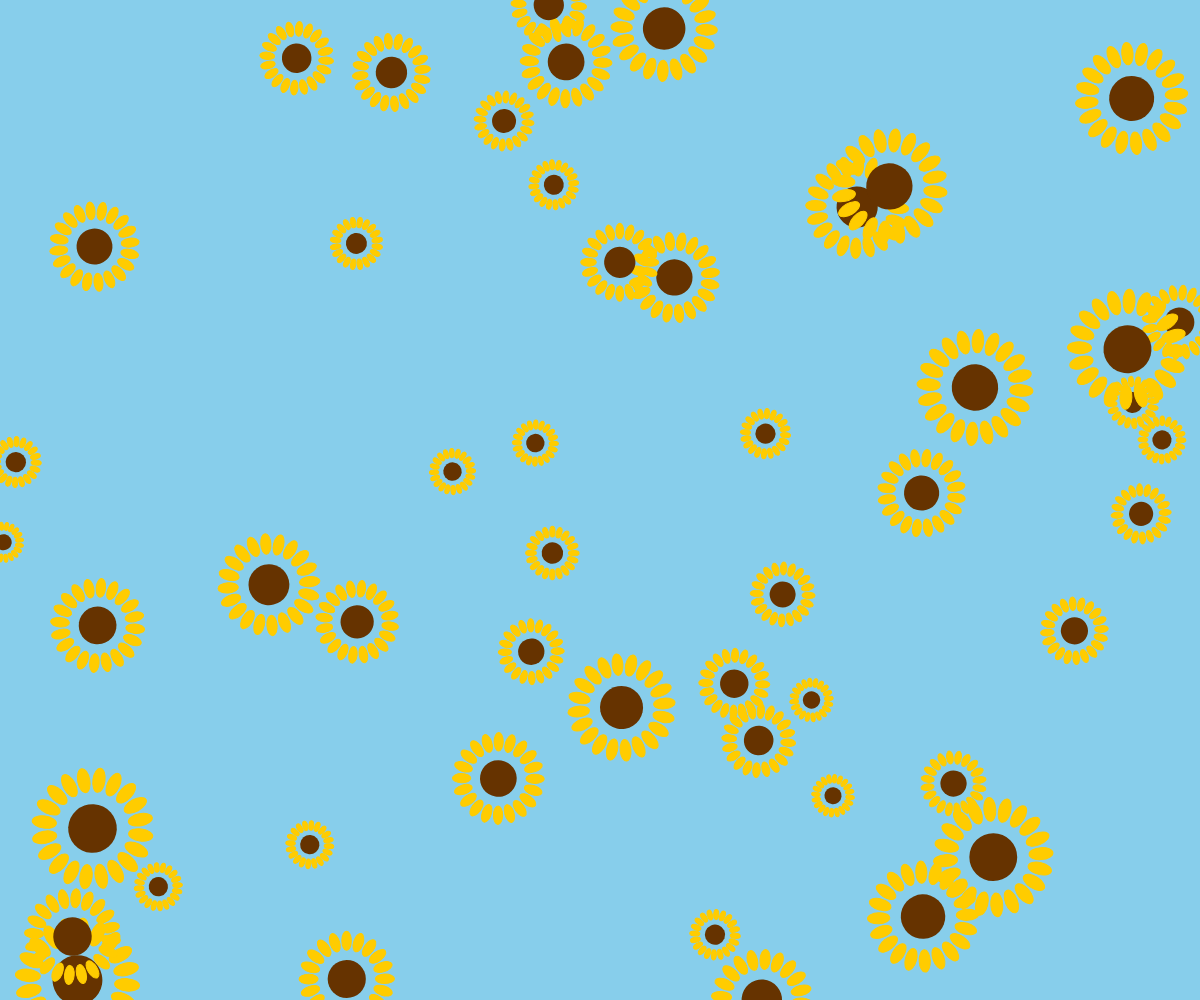
Frame 1 (no input)
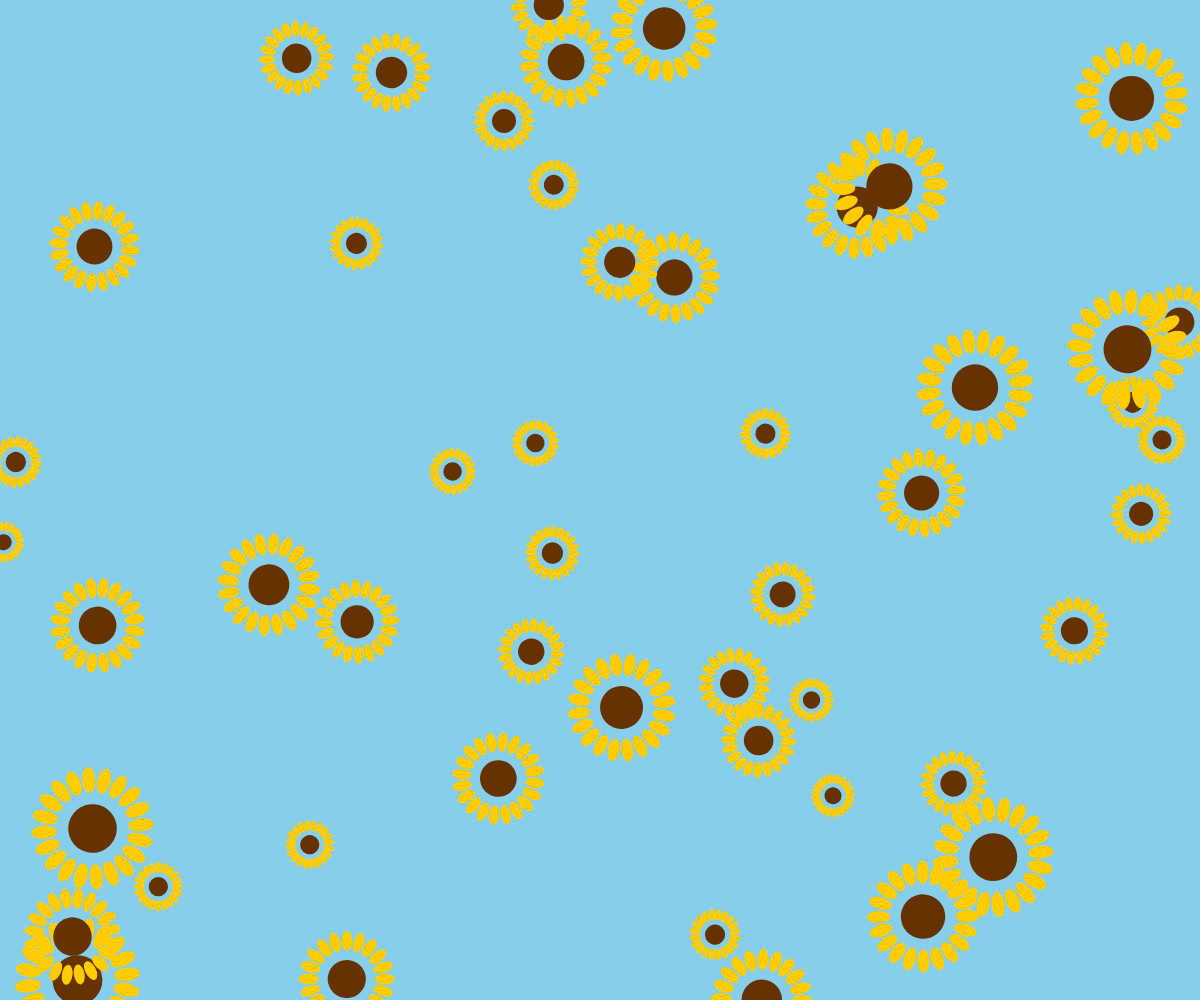
Frame 60 (no input)
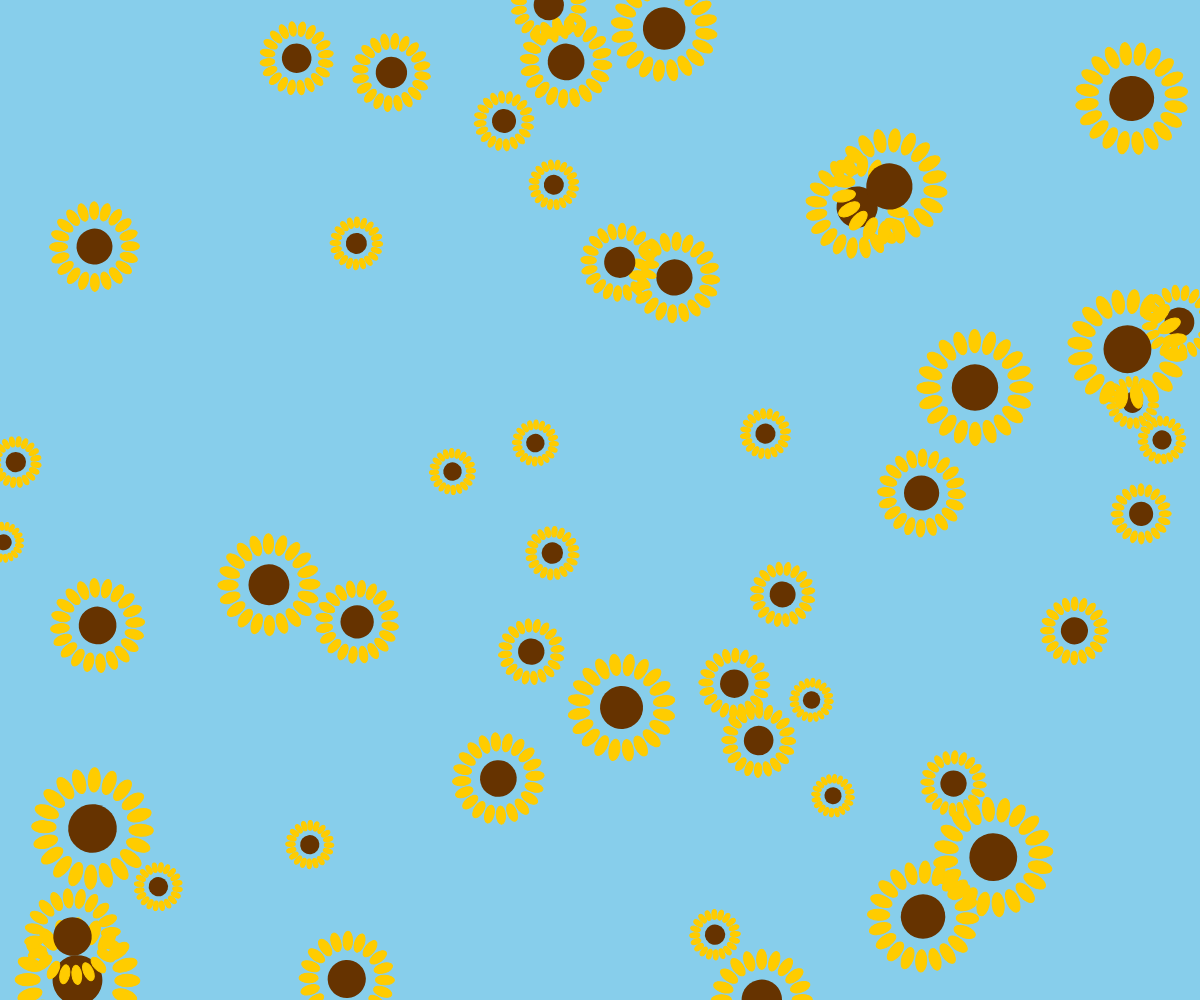
Frame 120 (the mouse pressed at the canvas centre since frame 60)

The p5.js sketch that drew these frames (run headless with seeded random() and noise() and a simulated clock; from frame 60 on, the mouse is pressed at the canvas centre):

// p5.js sketch
// ── sketch.js
let sunflowers = [];

function setup() {
  createCanvas(windowWidth, windowHeight);
  angleMode(DEGREES); // Setting angle mode to degrees for easy rotations

  // Generate a lot of sunflowers randomly on the canvas
  for (let i = 0; i < 50; i++) { // Increased to 100 sunflowers
    let x = random(width);
    let y = random(height);
    let size = random(30, 100); // Reduced size for variation
    let speed = random(0.2, 1.5); // Slower and varied speed for smooth animation
    sunflowers.push(new Sunflower(x, y, size, speed));
  }
}

function draw() {
  background(135, 206, 235); // Sky blue background

  for (let sunflower of sunflowers) {
    sunflower.update();
    sunflower.display();
  }
}

class Sunflower {
  constructor(x, y, size, speed) {
    this.x = x;
    this.y = y;
    this.size = size;
    this.speed = speed;
    this.angle = random(360);
  }

  update() {
    this.angle += this.speed; // Update the rotation angle for animation
  }

  display() {
    push();
    translate(this.x, this.y);
    rotate(this.angle); // Rotate sunflower for animation

    // Draw sunflower petals
    stroke(255, 204, 0);
    fill(255, 204, 0);
    for (let i = 0; i < 20; i++) {
      rotate(18); // Spread petals in a circular pattern
      ellipse(this.size / 2, 0, this.size / 4, this.size / 8);
    }

    // Draw sunflower center
    fill(102, 51, 0); // Dark brown for center
    noStroke();
    ellipse(0, 0, this.size / 2);
    
    pop();
  }
}
